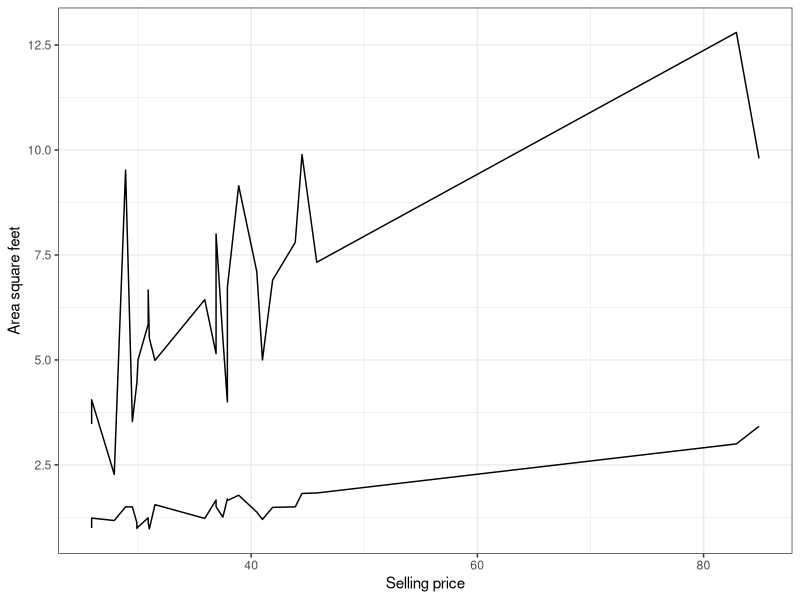
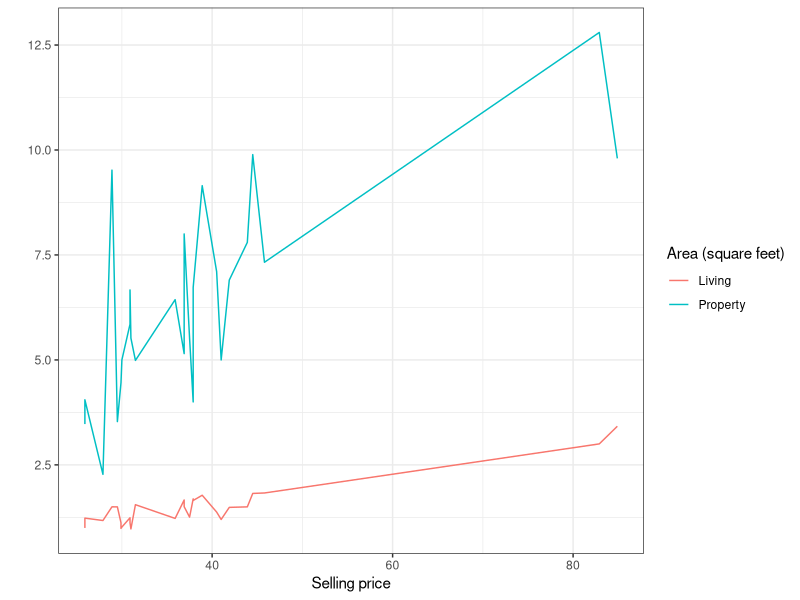
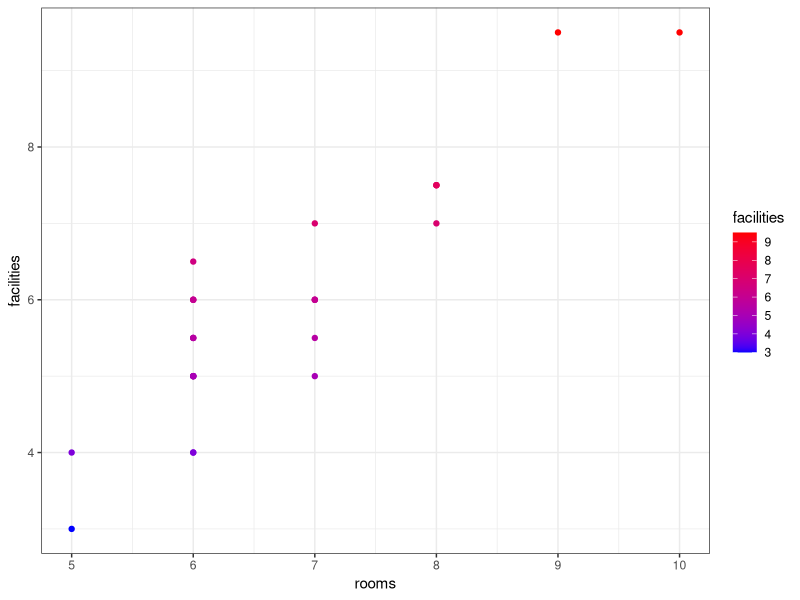

Write R code to recreate these figures, in order. (Note: this script raises an error after producing the figures.)
# install.packages("tidyverse")
# install.packages("data.table")
# install.packages("dplyr")
# install.packages("ggthemes")
# install.packages("knitr")
# install.packages("rmarkdown")
# install.packages('tinytex')
# tinytex::install_tinytex() 

library(data.table)
library(ggplot2)
library(dplyr)
library(ggthemes)
library(tidyr)
# Set Up
setwd("~/Documents/HTW/Quantitative/M6.1-Quantitative-Approaches-to-Management/01")
theme_set(theme_bw())

# Import and cleaning NA rows
property_prices <- fread("./property_prices.csv")
property_prices <- property_prices[complete.cases(property_prices), ]
names(property_prices) <- gsub(" ", "_", tolower(names(property_prices)))

# Fix living area data
property_prices <- property_prices %>%
  mutate(living_area_sq_ft = ifelse(living_area_sq_ft > 10, living_area_sq_ft/1000, living_area_sq_ft))

property_prices$living_area_sq_ft
str(property_prices)
tail(property_prices)


ggplot(property_prices, aes(x = selling_price)) + 
  geom_line(aes(y = living_area_sq_ft)) +
  geom_line(aes(y = area_in_sq_ft)) +
  labs(x = "Selling price", y = "Area square feet")


# Local Price vs Selling Price
ggplot(property_prices, aes(x = selling_price)) + 
  geom_line(aes(y = living_area_sq_ft, color =" green")) +
  geom_line(aes(y = area_in_sq_ft, color = "darkblue")) +
  labs(x = "Selling price", y = "") +  
  scale_color_discrete(name = "Area (square feet)", labels = c("Living", "Property"))

facilities <- property_prices$bathrooms + property_prices$bedrooms + property_prices$garages

ggplot(property_prices, aes(x = rooms, color = facilities)) +
  geom_point(aes(y = facilities)) + 
  scale_color_gradient(low = "blue", high = "red")

property_prices %>%
  group_by(rooms) %>%
  summarise_each(funs(max, min, mean, median, sd), value)


property_by_room <- property_prices %>%
  group_by(rooms)

property_by_room_facilities <- property_by_room %>%
  summarise(median_bathroom = median(bathrooms),
    median_garage = median(garages),
    median_bedroom = median(bedrooms),
    median_fireplace = median(fireplace),
    total = sum(median_garage, median_bedroom, median_fireplace))
property_by_room_facilities

pivot_features <- pivot_longer(property_by_room_facilities, cols=c('median_bathroom', 'median_garage','median_bedroom', 'median_fireplace'), names_to='feat_category', values_to="value")
ggplot(pivot_features, aes(x = rooms, y = value, fill = feat_category)) +
  geom_bar(stat = 'identity', position='stack') +
  labs(x = "Number of rooms", y = "Features")

property_by_room_summary <- property_by_room %>%
  summarise(
    mean_selling_price = mean(selling_price),
    mean_local_price = mean(local_price),
    mean_living_area = mean(living_area_sq_ft),
    mean_area_in_sq_ft = mean(area_in_sq_ft),
    count = n())



ggplot(pivot, aes(x = rooms, ))
property_by_room_summary

